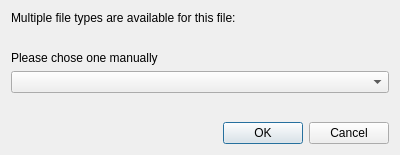
<?xml version="1.0" encoding="UTF-8"?>
<ui version="4.0">
 <class>WDialogFileTypeChooserTxt</class>
 <widget class="QDialog" name="DlgFileTypeChooserTxt">
  <property name="geometry">
   <rect>
    <x>0</x>
    <y>0</y>
    <width>400</width>
    <height>155</height>
   </rect>
  </property>
  <property name="windowTitle">
   <string>Dialog</string>
  </property>
  <layout class="QVBoxLayout" name="verticalLayout_2">
   <item>
    <layout class="QVBoxLayout" name="verticalLayout">
     <item>
      <widget class="QLabel" name="label_2">
       <property name="text">
        <string>Multiple file types are available for this file:</string>
       </property>
      </widget>
     </item>
     <item>
      <widget class="QLabel" name="lblFileName">
       <property name="text">
        <string>&lt;fileName&gt;</string>
       </property>
      </widget>
     </item>
    </layout>
   </item>
   <item>
    <widget class="QLabel" name="label">
     <property name="text">
      <string>Please chose one manually</string>
     </property>
    </widget>
   </item>
   <item>
    <widget class="QComboBox" name="cbFileType"/>
   </item>
   <item>
    <spacer name="verticalSpacer">
     <property name="orientation">
      <enum>Qt::Vertical</enum>
     </property>
     <property name="sizeHint" stdset="0">
      <size>
       <width>20</width>
       <height>1</height>
      </size>
     </property>
    </spacer>
   </item>
   <item>
    <widget class="QDialogButtonBox" name="buttonBox">
     <property name="orientation">
      <enum>Qt::Horizontal</enum>
     </property>
     <property name="standardButtons">
      <set>QDialogButtonBox::Cancel|QDialogButtonBox::Ok</set>
     </property>
    </widget>
   </item>
  </layout>
 </widget>
 <resources/>
 <connections>
  <connection>
   <sender>buttonBox</sender>
   <signal>accepted()</signal>
   <receiver>DlgFileTypeChooserTxt</receiver>
   <slot>accept()</slot>
   <hints>
    <hint type="sourcelabel">
     <x>248</x>
     <y>254</y>
    </hint>
    <hint type="destinationlabel">
     <x>157</x>
     <y>274</y>
    </hint>
   </hints>
  </connection>
  <connection>
   <sender>buttonBox</sender>
   <signal>rejected()</signal>
   <receiver>DlgFileTypeChooserTxt</receiver>
   <slot>reject()</slot>
   <hints>
    <hint type="sourcelabel">
     <x>316</x>
     <y>260</y>
    </hint>
    <hint type="destinationlabel">
     <x>286</x>
     <y>274</y>
    </hint>
   </hints>
  </connection>
 </connections>
</ui>
